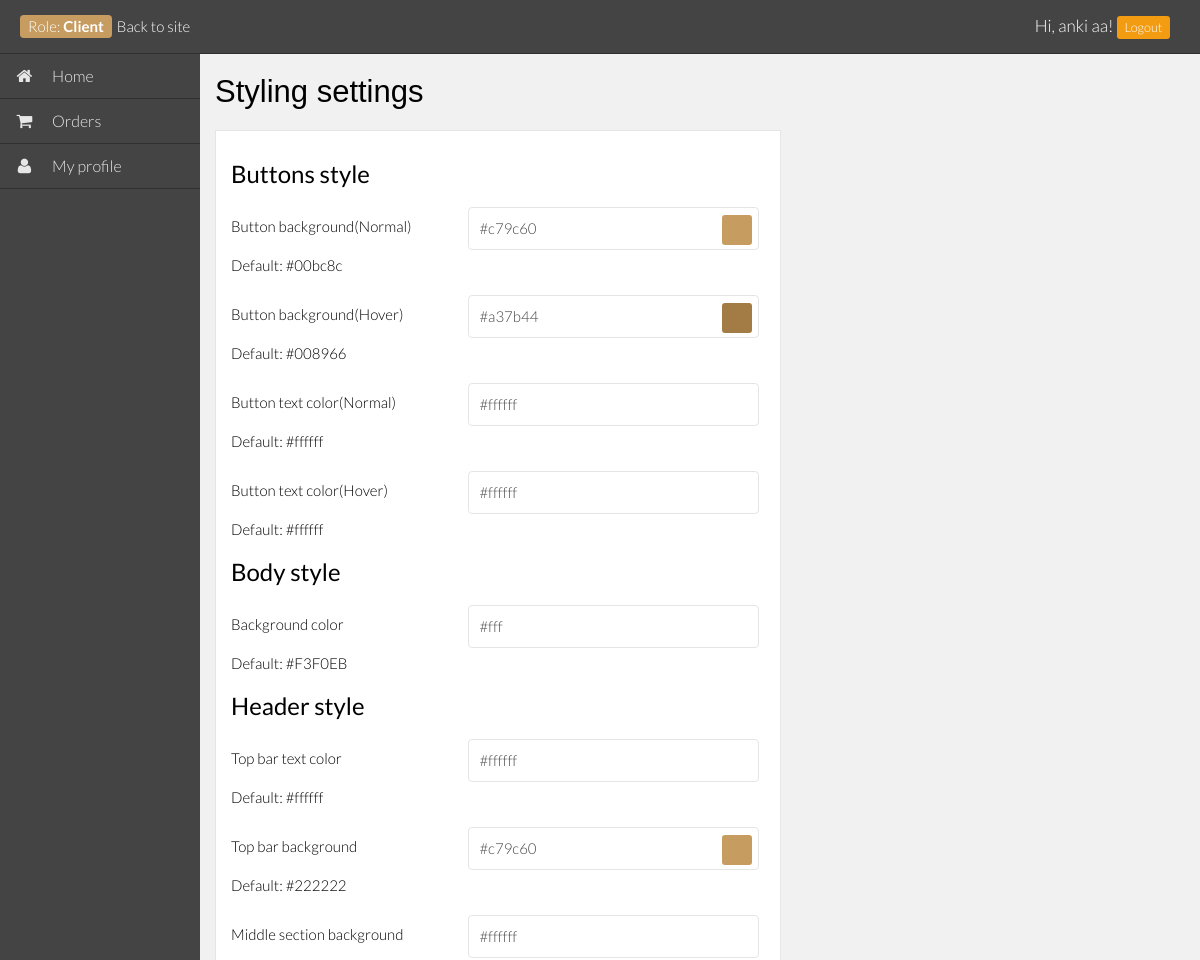
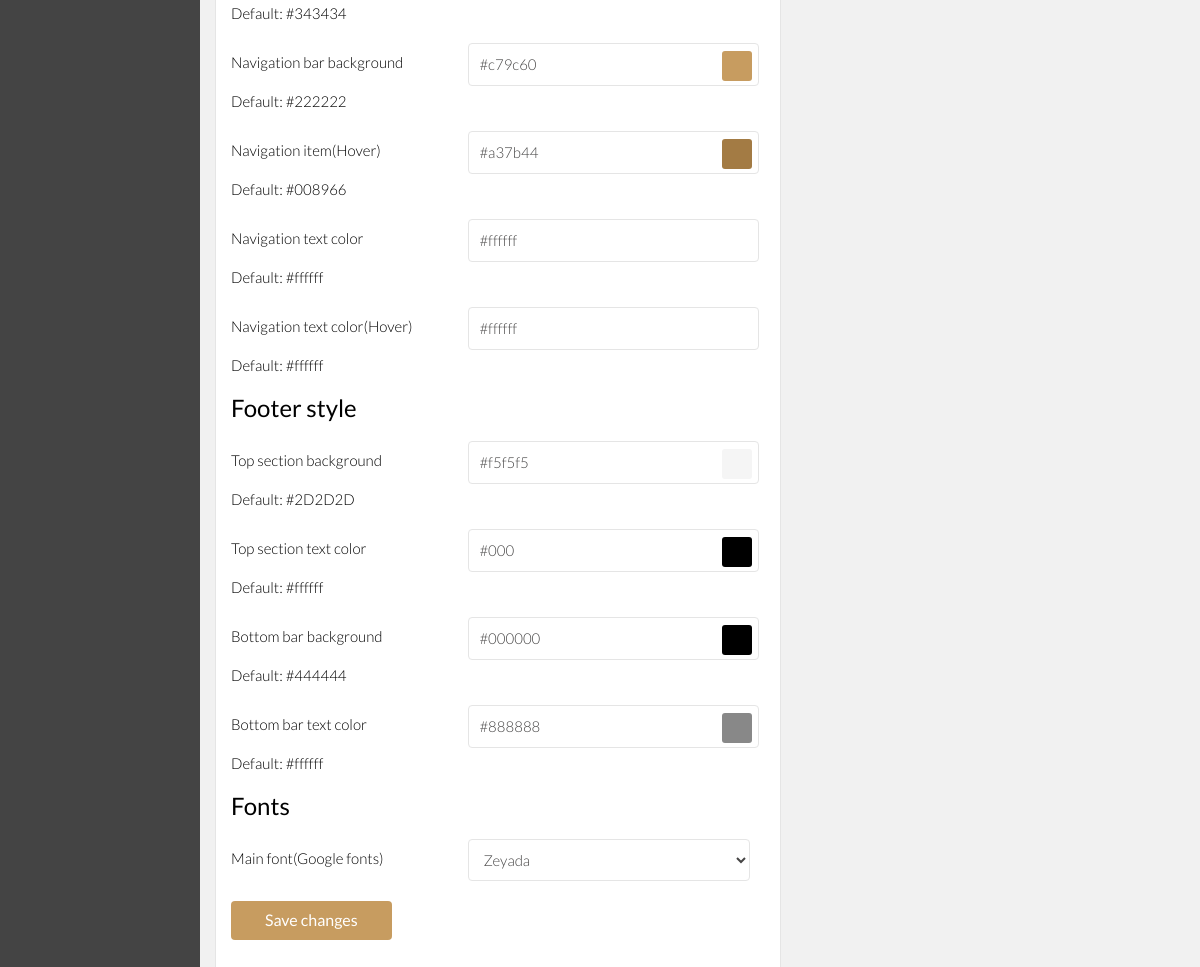
/backend/parts/settings-styling.php (signed in), run on the app's committed database (2 pictures, top to bottom).
### tables this page shows
CREATE TABLE IF NOT EXISTS `users` (
  `user_id` int(10) NOT NULL AUTO_INCREMENT,
  `user_role` varchar(100) NOT NULL,
  `user_name` varchar(100) NOT NULL,
  `user_nice_name` varchar(250) NOT NULL,
  `user_password` varchar(100) NOT NULL,
  `user_email` varchar(50) DEFAULT NULL,
  `user_delivery_address` varchar(200) DEFAULT NULL,
  `user_phone` int(14) NOT NULL,
  `user_since` timestamp NOT NULL DEFAULT CURRENT_TIMESTAMP ON UPDATE CURRENT_TIMESTAMP,
  PRIMARY KEY (`user_id`)
);

CREATE TABLE IF NOT EXISTS `informations` (
  `contact_id` int(10) NOT NULL AUTO_INCREMENT,
  `contact_phone_number` varchar(20) NOT NULL,
  `contact_email` varchar(50) NOT NULL,
  `contact_latitude` varchar(50) NOT NULL,
  `contact_longitude` varchar(50) NOT NULL,
  `contact_address` varchar(150) DEFAULT NULL,
  `contact_monday_hours` varchar(50) NOT NULL,
  `contact_tuesday_hours` varchar(20) DEFAULT NULL,
  `contact_wednesday_hours` varchar(20) DEFAULT NULL,
  `contact_thursday_hours` varchar(20) DEFAULT NULL,
  `contact_friday_hours` varchar(20) DEFAULT NULL,
  `contact_saturday_hours` varchar(20) DEFAULT NULL,
  `contact_sunday_hours` varchar(20) DEFAULT NULL,
  `site_body_background` varchar(255) DEFAULT NULL,
  `site_button_bg_normal` varchar(15) DEFAULT NULL,
  `site_button_txt_normal` varchar(15) DEFAULT NULL,
  `site_button_txt_hover` varchar(15) DEFAULT NULL,
  `site_button_bg_hover` varchar(15) DEFAULT NULL,
  `header_top_bar_bg` varchar(15) DEFAULT NULL,
  `header_middle_section_bg` varchar(15) DEFAULT NULL,
  `header_color` varchar(15) DEFAULT NULL,
  `header_nav_bg` varchar(15) DEFAULT NULL,
  `header_nav_item_bg_hover` varchar(15) DEFAULT NULL,
  `header_nav_txt` varchar(15) DEFAULT NULL,
  `header_nav_item_txt_hover` varchar(15) DEFAULT NULL,
  `footer_top_section_bg` varchar(15) DEFAULT NULL,
  `footer_bottom_bar_txt` varchar(15) DEFAULT NULL,
  `footer_bottom_bar_bg` varchar(15) DEFAULT NULL,
  `footer_top_section_txt` varchar(15) DEFAULT NULL,
  `site_main_font` varchar(255) DEFAULT NULL,
  `language_is_active` varchar(100) DEFAULT NULL,
  `social_fb` varchar(255) DEFAULT NULL,
  `social_tw` varchar(255) DEFAULT NULL,
  `social_gplus` varchar(255) DEFAULT NULL,
  `social_dribbble` varchar(255) DEFAULT NULL,
  `social_stumbleupon` varchar(255) DEFAULT NULL,
  `social_linkedin` varchar(255) DEFAULT NULL,
  `social_pin` varchar(255) DEFAULT NULL,
  `social_tumblr` varchar(255) DEFAULT NULL,
  `social_instagram` varchar(255) DEFAULT NULL,
  `social_youtube` varchar(255) DEFAULT NULL,
  `social_flickr` varchar(255) DEFAULT NULL,
  `social_digg` varchar(255) DEFAULT NULL,
  `social_vimeo` varchar(255) DEFAULT NULL,
  `facebook_appid` varchar(255) DEFAULT NULL,
  `facebook_secret` varchar(255) DEFAULT NULL,
  `paypal_email` varchar(255) DEFAULT NULL,
  `paypal_sandbox` varchar(255) DEFAULT NULL,
  `wysiwyg_about` longtext,
  `wysiwyg_contact` longtext,
  PRIMARY KEY (`contact_id`)
);

### backend/parts/settings-styling.php (the view, shortened to what the rows shown need)
<?php
require_once('../../configuration.php');
require_once('../../system/languages.php');
?>
<!DOCTYPE html>
<html lang="en-US">
<head>
    <?php require('../head.php'); ?>
    <link rel="stylesheet" href="../skin/css/jquery-ui.css">
    <link rel="stylesheet" href="../skin/css/evol.colorpicker.min.css">
</head>
<body class="backend row index-edit-user-profile">
    <?php if (loggedIn()) {
        $query = mysqli_query($con, "SELECT * FROM users WHERE user_name = '" . $_SESSION['user_name'] . "' LIMIT 1")
        or trigger_error("Query Failed: " . mysqli_error($con));
        $query2 = mysqli_fetch_array($query);
        $informations = mysqli_query($con, "SELECT * FROM informations WHERE contact_id='1'") or trigger_error("Query Failed: " . mysqli_error($con));
        $information = mysqli_fetch_array($informations);
        ?>
        <header class="row loggedin">
            <div class="">
                <div class="col-md-6">
                    <span class="label label-success pull-left">
                    <?php if ($query2['user_role'] == 'Administrator') { ?>
                        <?php echo $lang['role']; ?><strong>Administrator</strong>
                    <?php }else if ($query2['user_role'] == 'Client') { ?>
                        <?php echo $lang['role']; ?><strong>Client</strong>
                    <?php } ?>
                    </span>
                    <div class="pull-left">
                        <a title="<?php echo $lang['back_into_the_site']; ?>" href="<?php echo $CONF['installation_path']; ?>">
                            <?php echo $lang['back_into_the_site']; ?>
                        </a>
                    </div>
                </div>
                <div class="col-md-6"><p class="pull-right"><?php echo $lang['cp_login_hello'] . $query2['user_nice_name']; ?>! <a href="<?php echo $CONF['installation_path']; ?>backend/login.php?action=logout"><span class="label label-warning"><?php echo $lang['log_out']; ?></span></a></p></div>
            </div>
        </header>
        <div class="col-md-2 v2-sidebar-menu">
            <?php if ($query2['user_role'] == 'Administrator') { ?>
                <?php include('menu-administrators.php'); ?>
            <?php }else if ($query2['user_role'] == 'Client') {  ?>
                <?php include('menu-clients.php');  ?>
            <?php } ?>
        </div>
        <div class="col-md-10 v2-page-content">
            <div class="row">
                <div class="col-md-12">
                    <h1><?php echo $lang['styling_settings']; ?></h1>
                    <form class="change_contact_infos col-md-7" method="POST">
                        <h2>Buttons style</h2>
                        <div class="group_label_input settings">
                            <label class="col-md-5">Button background(Normal)<br /> <span>Default: #00bc8c</span></label>
                            <div class="col-md-7">
                                <input class="col-md-7 form-control color_picker" value="<?php echo $information['site_button_bg_normal']; ?>" name="site_button_bg_normal" />
                            </div>
                        </div>
                        <div class="group_label_input settings">
                            <label class="col-md-5">Button background(Hover)<br /> <span>Default: #008966</span></label>
                            <div class="col-md-7">
                                <input class="col-md-7 form-control color_picker" value="<?php echo $information['site_button_bg_hover']; ?>" name="site_button_bg_hover" />
                            </div>
                        </div>
                        <div class="group_label_input settings">
                            <label class="col-md-5">Button text color(Normal)<br /> <span>Default: #ffffff</span></label>
                            <div class="col-md-7">
                                <input class="col-md-7 form-control color_picker" value="<?php echo $information['site_button_txt_normal']; ?>" name="site_button_txt_normal" />
                            </div>
                        </div>
                        <div class="group_label_input settings">
                            <label class="col-md-5">Button text color(Hover)<br /> <span>Default: #ffffff</span></label>
                            <div class="col-md-7">
                                <input class="col-md-7 form-control color_picker" value="<?php echo $information['site_button_txt_hover']; ?>" name="site_button_txt_hover" />
                            </div>
                        </div>
                        <h2>Body style</h2>
                        <div class="group_label_input settings">
                            <label class="col-md-5">Background color<br /> <span>Default: #F3F0EB</span></label>
                            <div class="col-md-7">
                                <input class="col-md-7 form-control color_picker" value="<?php echo $information['site_body_background']; ?>" name="site_body_background" />
                            </div>
                        </div>
                        <h2>Header style</h2>
                        <div class="group_label_input settings">
                            <label class="col-md-5">Top bar text color<br /> <span>Default: #ffffff</span></label>
                            <div class="col-md-7">
                                <input class="col-md-7 form-control color_picker" value="<?php echo $information['header_color']; ?>" name="header_color" />
                            </div>
                        </div>
                        <div class="group_label_input settings">
                            <label class="col-md-5">Top bar background<br /> <span>Default: #222222</span></label>
                            <div class="col-md-7">
                                <input class="col-md-7 form-control color_picker" value="<?php echo $information['header_top_bar_bg']; ?>" name="header_top_bar_bg" />
                            </div>
                        </div>
                        <div class="group_label_input settings">
                            <label class="col-md-5">Middle section background<br /> <span>Default: #343434</span></label>
                            <div class="col-md-7">
                                <input class="col-md-7 form-control color_picker" value="<?php echo $information['header_middle_section_bg']; ?>" name="header_middle_section_bg" />
                            </div>
                        </div>
                        <div class="group_label_input settings">
                            <label class="col-md-5">Navigation bar background<br /> <span>Default: #222222</span></label>
                            <div class="col-md-7">
                                <input class="col-md-7 form-control color_picker" value="<?php echo $information['header_nav_bg']; ?>" name="header_nav_bg" />
                            </div>
                        </div>
                        <div class="group_label_input settings">
                            <label class="col-md-5">Navigation item(Hover)<br /> <span>Default: #008966</span></label>
                            <div class="col-md-7">
                                <input class="col-md-7 form-control color_picker" value="<?php echo $information['header_nav_item_bg_hover']; ?>" name="header_nav_item_bg_hover" />
                            </div>
                        </div>
                        <div class="group_label_input settings">
                            <label class="col-md-5">Navigation text color<br /> <span>Default: #ffffff</span></label>
                            <div class="col-md-7">
                                <input class="col-md-7 form-control color_picker" value="<?php echo $information['header_nav_txt']; ?>" name="header_nav_txt" />
                            </div>
                        </div>
                        <div class="group_label_input settings">
                            <label class="col-md-5">Navigation text color(Hover)<br /> <span>Default: #ffffff</span></label>
                            <div class="col-md-7">
                                <input class="col-md-7 form-control color_picker" value="<?php echo $information['header_nav_item_txt_hover']; ?>" name="header_nav_item_txt_hover" />
                            </div>
                        </div>
                        <h2>Footer style</h2>
                        <div class="group_label_input settings">
                            <label class="col-md-5">Top section background<br /> <span>Default: #2D2D2D</span></label>
                            <div class="col-md-7">
                                <input class="col-md-7 form-control color_picker" value="<?php echo $information['footer_top_section_bg']; ?>" name="footer_top_section_bg" />
                            </div>
                        </div>
                        <div class="group_label_input settings">
                            <label class="col-md-5">Top section text color<br /> <span>Default: #ffffff</span></label>
                            <div class="col-md-7">
                                <input class="col-md-7 form-control color_picker" value="<?php echo $information['footer_top_section_txt']; ?>" name="footer_top_section_txt" />
                            </div>
                        </div>
                        <div class="group_label_input settings">
                            <label class="col-md-5">Bottom bar background<br /> <span>Default: #444444</span></label>
                            <div class="col-md-7">
                                <input class="col-md-7 form-control color_picker" value="<?php echo $information['footer_bottom_bar_bg']; ?>" name="footer_bottom_bar_bg" />
                            </div>
                        </div>
                        <div class="group_label_input settings">
                            <label class="col-md-5">Bottom bar text color<br /> <span>Default: #ffffff</span></label>
                            <div class="col-md-7">
                                <input class="col-md-7 form-control color_picker" value="<?php echo $information['footer_bottom_bar_txt']; ?>" name="footer_bottom_bar_txt" />
                            </div>
                        </div>
                        <h2>Fonts</h2>
                        <div class="group_label_input settings">
                            <label class="col-md-5">Main font(Google fonts)</label>
                            <div class="col-md-7">
                                <select name="site_main_font" class="form-control">
                                    <option selected="selected"><?php echo $information['site_main_font']; ?></option>
                                </select>
                            </div>
                        </div>
                        <input type="submit" name="phpr_styling" class="btn btn-success" value="<?php echo $lang['cp_settings_save_changes']; ?>" />
                    </form>
                </div>
            </div>
        </div>
    <?php } else { ?>
        <script>window.location.replace("<?php echo $CONF['installation_path'] . 'backend/'; ?>");</script>
    <?php } ?>
</body>
</html>

### data on the page
users: user_nice_name "anki aa"
informations: site_button_bg_normal "#c79c60", site_button_bg_hover "#a37b44", site_button_txt_normal "#ffffff", site_button_txt_hover "#ffffff", site_body_background "#fff", header_color "#ffffff", header_top_bar_bg "#c79c60", header_middle_section_bg "#ffffff", header_nav_bg "#c79c60", header_nav_item_bg_hover "#a37b44", header_nav_txt "#ffffff", header_nav_item_txt_hover "#ffffff", footer_top_section_bg "#f5f5f5", footer_top_section_txt "#000", footer_bottom_bar_bg "#000000", footer_bottom_bar_txt "#888888", site_main_font "Zeyada"

### other printed values
$lang['role'] "Role:"
$lang['back_into_the_site'] "Back to site"
$lang['cp_login_hello'] "Hi,"
$lang['log_out'] "Logout"
$lang['HOMEPAGE_TITLE'] "Home"
$lang['orders'] "Orders"
$lang['my_profile'] "My profile"
$lang['styling_settings'] "Styling settings"
